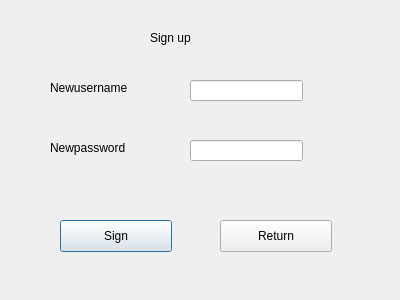
<?xml version="1.0" encoding="UTF-8"?>
<ui version="4.0">
 <class>signclient</class>
 <widget class="QDialog" name="signclient">
  <property name="geometry">
   <rect>
    <x>0</x>
    <y>0</y>
    <width>400</width>
    <height>300</height>
   </rect>
  </property>
  <property name="windowTitle">
   <string>Dialog</string>
  </property>
  <widget class="QLabel" name="label">
   <property name="geometry">
    <rect>
     <x>150</x>
     <y>30</y>
     <width>58</width>
     <height>16</height>
    </rect>
   </property>
   <property name="text">
    <string>Sign up</string>
   </property>
  </widget>
  <widget class="QLabel" name="label_2">
   <property name="geometry">
    <rect>
     <x>50</x>
     <y>80</y>
     <width>91</width>
     <height>16</height>
    </rect>
   </property>
   <property name="text">
    <string>Newusername</string>
   </property>
  </widget>
  <widget class="QLabel" name="label_3">
   <property name="geometry">
    <rect>
     <x>50</x>
     <y>140</y>
     <width>91</width>
     <height>16</height>
    </rect>
   </property>
   <property name="text">
    <string>Newpassword</string>
   </property>
  </widget>
  <widget class="QLineEdit" name="signusernamelineEdit">
   <property name="geometry">
    <rect>
     <x>190</x>
     <y>80</y>
     <width>113</width>
     <height>21</height>
    </rect>
   </property>
  </widget>
  <widget class="QLineEdit" name="signpasswordlineEdit">
   <property name="geometry">
    <rect>
     <x>190</x>
     <y>140</y>
     <width>113</width>
     <height>21</height>
    </rect>
   </property>
  </widget>
  <widget class="QPushButton" name="pushButton">
   <property name="geometry">
    <rect>
     <x>60</x>
     <y>220</y>
     <width>112</width>
     <height>32</height>
    </rect>
   </property>
   <property name="text">
    <string>Sign</string>
   </property>
  </widget>
  <widget class="QPushButton" name="pushButton_2">
   <property name="geometry">
    <rect>
     <x>220</x>
     <y>220</y>
     <width>112</width>
     <height>32</height>
    </rect>
   </property>
   <property name="text">
    <string>Return</string>
   </property>
  </widget>
 </widget>
 <resources/>
 <connections/>
</ui>
